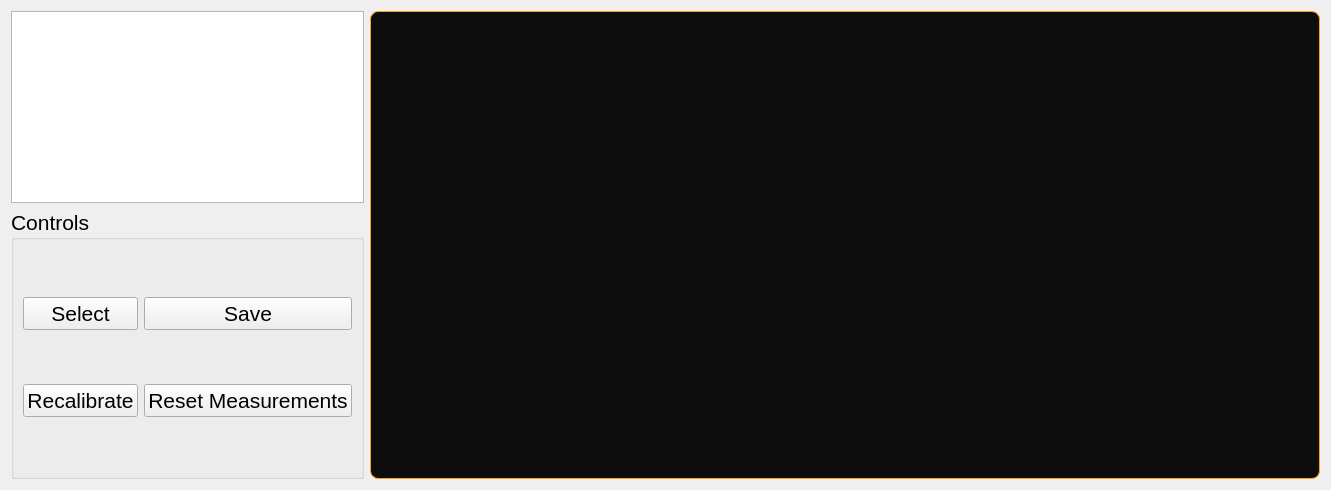
      <widget class="QWidget" name="MP">
       <attribute name="icon">
        <iconset resource="../../../../Downloads.M/Images/Icons/Icone.qrc">
         <normaloff>:/Icon_Png/Icon_Png/measure-box.png</normaloff>:/Icon_Png/Icon_Png/measure-box.png</iconset>
       </attribute>
       <attribute name="title">
        <string>Measurement</string>
       </attribute>
       <layout class="QGridLayout" name="gridLayout_13">
        <item row="0" column="0">
         <widget class="QListWidget" name="Measurement_List"/>
        </item>
        <item row="1" column="0">
         <widget class="QGroupBox" name="Control_Measure">
          <property name="minimumSize">
           <size>
            <width>0</width>
            <height>270</height>
           </size>
          </property>
          <property name="maximumSize">
           <size>
            <width>16777215</width>
            <height>16777215</height>
           </size>
          </property>
          <property name="font">
           <font>
            <family>Segoe UI</family>
            <pointsize>16</pointsize>
           </font>
          </property>
          <property name="title">
           <string>Controls</string>
          </property>
          <layout class="QGridLayout" name="gridLayout_14">
           <item row="0" column="0">
            <widget class="QPushButton" name="pushButton_4">
             <property name="font">
              <font>
               <family>Segoe UI</family>
               <pointsize>16</pointsize>
              </font>
             </property>
             <property name="text">
              <string>Select</string>
             </property>
             <property name="icon">
              <iconset resource="../../../../Downloads.M/Images/Icons/Icone.qrc">
               <normaloff>:/Icon_Png/Icon_Png/mouse-pointer-click.png</normaloff>:/Icon_Png/Icon_Png/mouse-pointer-click.png</iconset>
             </property>
             <property name="iconSize">
              <size>
               <width>29</width>
               <height>29</height>
              </size>
             </property>
            </widget>
           </item>
           <item row="0" column="1">
            <widget class="QPushButton" name="pushButton_3">
             <property name="font">
              <font>
               <family>Segoe UI</family>
               <pointsize>16</pointsize>
              </font>
             </property>
             <property name="text">
              <string>Save</string>
             </property>
             <property name="icon">
              <iconset resource="../../../../Downloads.M/Images/Icons/Icone.qrc">
               <normaloff>:/Icon_Png/Icon_Png/disk.png</normaloff>:/Icon_Png/Icon_Png/disk.png</iconset>
             </property>
             <property name="iconSize">
              <size>
               <width>29</width>
               <height>29</height>
              </size>
             </property>
            </widget>
           </item>
           <item row="1" column="0">
            <widget class="QPushButton" name="pushButton">
             <property name="font">
              <font>
               <family>Segoe UI</family>
               <pointsize>16</pointsize>
              </font>
             </property>
             <property name="text">
              <string>Recalibrate</string>
             </property>
             <property name="icon">
              <iconset resource="../../../../Downloads.M/Images/Icons/Icone.qrc">
               <normaloff>:/Icon_Png/Icon_Png/target.png</normaloff>:/Icon_Png/Icon_Png/target.png</iconset>
             </property>
             <property name="iconSize">
              <size>
               <width>29</width>
               <height>29</height>
              </size>
             </property>
            </widget>
           </item>
           <item row="1" column="1">
            <widget class="QPushButton" name="pushButton_2">
             <property name="font">
              <font>
               <family>Segoe UI</family>
               <pointsize>16</pointsize>
              </font>
             </property>
             <property name="text">
              <string>Reset Measurements</string>
             </property>
             <property name="icon">
              <iconset resource="../../../../Downloads.M/Images/Icons/Icone.qrc">
               <normaloff>:/Icon_Png/Icon_Png/circular.png</normaloff>:/Icon_Png/Icon_Png/circular.png</iconset>
             </property>
             <property name="iconSize">
              <size>
               <width>29</width>
               <height>29</height>
              </size>
             </property>
            </widget>
           </item>
          </layout>
         </widget>
        </item>
        <item row="0" column="1" rowspan="2">
         <widget class="QLabel" name="Measurement_Show">
          <property name="minimumSize">
           <size>
            <width>950</width>
            <height>0</height>
           </size>
          </property>
          <property name="styleSheet">
           <string notr="true">QLabel {
    background-color: #0D0D0D;
    color: #FFFFFF;

    border: 1px solid #FCA311;
    border-radius: 8px;

    padding: 6px 10px;
}</string>
          </property>
          <property name="text">
           <string/>
          </property>
         </widget>
        </item>
       </layout>
      </widget>
